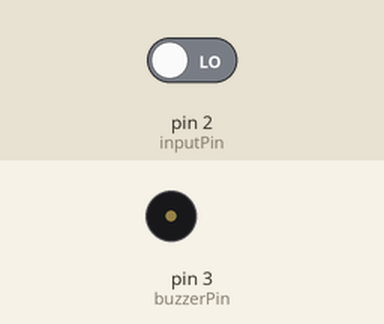
The sketch below on a simulated Arduino Uno, built with avr-gcc and run on an emulated ATmega328P. On the bench: buzzer (waves = sounding, pin HIGH). The test bench sets the inputs (shaded band); at power-on: pin 2 (inputPin) LOW.

Above: at 1.2 s.
1.3 s: pin 2 (inputPin) driven HIGH
At 1.7 s:
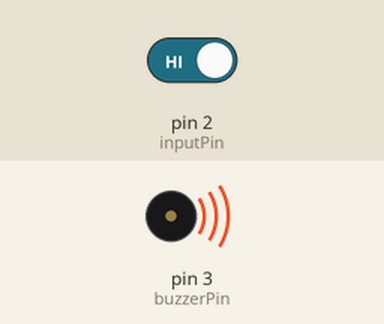
2.8 s: pin 2 (inputPin) driven LOW
At 4.0 s:
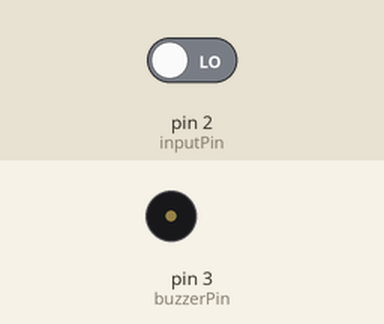
Timing chart, 0 to 5.8 s (numbered marks = the images above; inputs shaded):
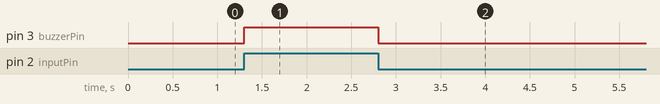

The sketch:

pir_buzzer.ino
```cpp
  //Room temp monitor
  //austin j nilavoor

int buzzerPin = 3; //pin for the led
int inputPin = 2; //input pin for pir
int val = 0;

void setup(){
  pinMode(buzzerPin, OUTPUT);
  pinMode(inputPin, INPUT);
}
void loop(){
  val = digitalRead(inputPin);
  if (val == HIGH){
    digitalWrite(buzzerPin, HIGH);
  } else{
    digitalWrite(buzzerPin, LOW);
  }
}
```

Measured:
- after the input at 1.3 s, pin 3 (buzzerPin): LOW → HIGH at once
- after the input at 2.8 s, pin 3 (buzzerPin): HIGH → LOW at once
